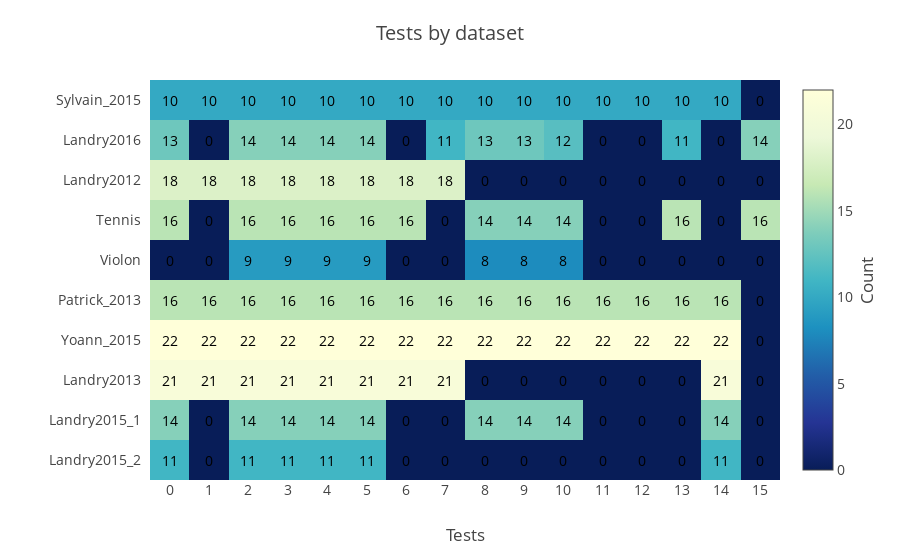

Notebook code cell kept with this figure:
### Markdown cell above
## 4.2. Tests by dataset

### Code cell
muscle_by_dataset = plot_count_by_dataset(
    df_tidy,
    values='muscle',
    index='dataset',
    columns='test',
    ylabel=DATASET_NAMES,
    xtitle='Tests',
    title='Tests by dataset')
py.iplot(muscle_by_dataset, filename='mvc/tests_by_dataset')

### Figure 1 — Plotly figure (JSON) as saved in the notebook; plotly's stock layout.template omitted (floating-point values rounded to 4 significant figures; data arrays with more than 128 entries replaced by an {"elided": "..."} marker saying what was removed)
{"data": [{"colorbar": {"title": "Count", "titleside": "right"}, "colorscale": "YlGnBu", "showscale": true, "type": "heatmap", "x": null, "y": ["Sylvain_2015", "Landry2016", "Landry2012", "Tennis", "Violon", "Patrick_2013", "Yoann_2015", "Landry2013", "Landry2015_1", "Landry2015_2"], "z": {"elided": "10x16 int values"}}], "layout": {"annotations": [{"font": {"color": "#000000"}, "showarrow": false, "text": "10", "x": 0, "xref": "x1", "y": "Sylvain_2015", "yref": "y1"}, {"font": {"color": "#000000"}, "showarrow": false, "text": "10", "x": 1, "xref": "x1", "y": "Sylvain_2015", "yref": "y1"}, {"font": {"color": "#000000"}, "showarrow": false, "text": "10", "x": 2, "xref": "x1", "y": "Sylvain_2015", "yref": "y1"}, {"font": {"color": "#000000"}, "showarrow": false, "text": "10", "x": 3, "xref": "x1", "y": "Sylvain_2015", "yref": "y1"}, {"font": {"color": "#000000"}, "showarrow": false, "text": "10", "x": 4, "xref": "x1", "y": "Sylvain_2015", "yref": "y1"}, {"font": {"color": "#000000"}, "showarrow": false, "text": "10", "x": 5, "xref": "x1", "y": "Sylvain_2015", "yref": "y1"}, {"font": {"color": "#000000"}, "showarrow": false, "text": "10", "x": 6, "xref": "x1", "y": "Sylvain_2015", "yref": "y1"}, {"font": {"color": "#000000"}, "showarrow": false, "text": "10", "x": 7, "xref": "x1", "y": "Sylvain_2015", "yref": "y1"}, {"font": {"color": "#000000"}, "showarrow": false, "text": "10", "x": 8, "xref": "x1", "y": "Sylvain_2015", "yref": "y1"}, {"font": {"color": "#000000"}, "showarrow": false, "text": "10", "x": 9, "xref": "x1", "y": "Sylvain_2015", "yref": "y1"}, {"font": {"color": "#000000"}, "showarrow": false, "text": "10", "x": 10, "xref": "x1", "y": "Sylvain_2015", "yref": "y1"}, {"font": {"color": "#000000"}, "showarrow": false, "text": "10", "x": 11, "xref": "x1", "y": "Sylvain_2015", "yref": "y1"}, {"font": {"color": "#000000"}, "showarrow": false, "text": "10", "x": 12, "xref": "x1", "y": "Sylvain_2015", "yref": "y1"}, {"font": {"color": "#000000"}, "showarrow": false, "text": "10", "x": 13, "xref": "x1", "y": "Sylvain_2015", "yref": "y1"}, {"font": {"color": "#000000"}, "showarrow": false, "text": "10", "x": 14, "xref": "x1", "y": "Sylvain_2015", "yref": "y1"}, {"font": {"color": "#000000"}, "showarrow": false, "text": "0", "x": 15, "xref": "x1", "y": "Sylvain_2015", "yref": "y1"}, {"font": {"color": "#000000"}, "showarrow": false, "text": "13", "x": 0, "xref": "x1", "y": "Landry2016", "yref": "y1"}, {"font": {"color": "#000000"}, "showarrow": false, "text": "0", "x": 1, "xref": "x1", "y": "Landry2016", "yref": "y1"}, {"font": {"color": "#000000"}, "showarrow": false, "text": "14", "x": 2, "xref": "x1", "y": "Landry2016", "yref": "y1"}, {"font": {"color": "#000000"}, "showarrow": false, "text": "14", "x": 3, "xref": "x1", "y": "Landry2016", "yref": "y1"}, {"font": {"color": "#000000"}, "showarrow": false, "text": "14", "x": 4, "xref": "x1", "y": "Landry2016", "yref": "y1"}, {"font": {"color": "#000000"}, "showarrow": false, "text": "14", "x": 5, "xref": "x1", "y": "Landry2016", "yref": "y1"}, {"font": {"color": "#000000"}, "showarrow": false, "text": "0", "x": 6, "xref": "x1", "y": "Landry2016", "yref": "y1"}, {"font": {"color": "#000000"}, "showarrow": false, "text": "11", "x": 7, "xref": "x1", "y": "Landry2016", "yref": "y1"}, {"font": {"color": "#000000"}, "showarrow": false, "text": "13", "x": 8, "xref": "x1", "y": "Landry2016", "yref": "y1"}, {"font": {"color": "#000000"}, "showarrow": false, "text": "13", "x": 9, "xref": "x1", "y": "Landry2016", "yref": "y1"}, {"font": {"color": "#000000"}, "showarrow": false, "text": "12", "x": 10, "xref": "x1", "y": "Landry2016", "yref": "y1"}, {"font": {"color": "#000000"}, "showarrow": false, "text": "0", "x": 11, "xref": "x1", "y": "Landry2016", "yref": "y1"}, {"font": {"color": "#000000"}, "showarrow": false, "text": "0", "x": 12, "xref": "x1", "y": "Landry2016", "yref": "y1"}, {"font": {"color": "#000000"}, "showarrow": false, "text": "11", "x": 13, "xref": "x1", "y": "Landry2016", "yref": "y1"}, {"font": {"color": "#000000"}, "showarrow": false, "text": "0", "x": 14, "xref": "x1", "y": "Landry2016", "yref": "y1"}, {"font": {"color": "#000000"}, "showarrow": false, "text": "14", "x": 15, "xref": "x1", "y": "Landry2016", "yref": "y1"}, {"font": {"color": "#000000"}, "showarrow": false, "text": "18", "x": 0, "xref": "x1", "y": "Landry2012", "yref": "y1"}, {"font": {"color": "#000000"}, "showarrow": false, "text": "18", "x": 1, "xref": "x1", "y": "Landry2012", "yref": "y1"}, {"font": {"color": "#000000"}, "showarrow": false, "text": "18", "x": 2, "xref": "x1", "y": "Landry2012", "yref": "y1"}, {"font": {"color": "#000000"}, "showarrow": false, "text": "18", "x": 3, "xref": "x1", "y": "Landry2012", "yref": "y1"}, {"font": {"color": "#000000"}, "showarrow": false, "text": "18", "x": 4, "xref": "x1", "y": "Landry2012", "yref": "y1"}, {"font": {"color": "#000000"}, "showarrow": false, "text": "18", "x": 5, "xref": "x1", "y": "Landry2012", "yref": "y1"}, {"font": {"color": "#000000"}, "showarrow": false, "text": "18", "x": 6, "xref": "x1", "y": "Landry2012", "yref": "y1"}, {"font": {"color": "#000000"}, "showarrow": false, "text": "18", "x": 7, "xref": "x1", "y": "Landry2012", "yref": "y1"}, {"font": {"color": "#000000"}, "showarrow": false, "text": "0", "x": 8, "xref": "x1", "y": "Landry2012", "yref": "y1"}, {"font": {"color": "#000000"}, "showarrow": false, "text": "0", "x": 9, "xref": "x1", "y": "Landry2012", "yref": "y1"}, {"font": {"color": "#000000"}, "showarrow": false, "text": "0", "x": 10, "xref": "x1", "y": "Landry2012", "yref": "y1"}, {"font": {"color": "#000000"}, "showarrow": false, "text": "0", "x": 11, "xref": "x1", "y": "Landry2012", "yref": "y1"}, {"font": {"color": "#000000"}, "showarrow": false, "text": "0", "x": 12, "xref": "x1", "y": "Landry2012", "yref": "y1"}, {"font": {"color": "#000000"}, "showarrow": false, "text": "0", "x": 13, "xref": "x1", "y": "Landry2012", "yref": "y1"}, {"font": {"color": "#000000"}, "showarrow": false, "text": "0", "x": 14, "xref": "x1", "y": "Landry2012", "yref": "y1"}, {"font": {"color": "#000000"}, "showarrow": false, "text": "0", "x": 15, "xref": "x1", "y": "Landry2012", "yref": "y1"}, {"font": {"color": "#000000"}, "showarrow": false, "text": "16", "x": 0, "xref": "x1", "y": "Tennis", "yref": "y1"}, {"font": {"color": "#000000"}, "showarrow": false, "text": "0", "x": 1, "xref": "x1", "y": "Tennis", "yref": "y1"}, {"font": {"color": "#000000"}, "showarrow": false, "text": "16", "x": 2, "xref": "x1", "y": "Tennis", "yref": "y1"}, {"font": {"color": "#000000"}, "showarrow": false, "text": "16", "x": 3, "xref": "x1", "y": "Tennis", "yref": "y1"}, {"font": {"color": "#000000"}, "showarrow": false, "text": "16", "x": 4, "xref": "x1", "y": "Tennis", "yref": "y1"}, {"font": {"color": "#000000"}, "showarrow": false, "text": "16", "x": 5, "xref": "x1", "y": "Tennis", "yref": "y1"}, {"font": {"color": "#000000"}, "showarrow": false, "text": "16", "x": 6, "xref": "x1", "y": "Tennis", "yref": "y1"}, {"font": {"color": "#000000"}, "showarrow": false, "text": "0", "x": 7, "xref": "x1", "y": "Tennis", "yref": "y1"}, {"font": {"color": "#000000"}, "showarrow": false, "text": "14", "x": 8, "xref": "x1", "y": "Tennis", "yref": "y1"}, {"font": {"color": "#000000"}, "showarrow": false, "text": "14", "x": 9, "xref": "x1", "y": "Tennis", "yref": "y1"}, {"font": {"color": "#000000"}, "showarrow": false, "text": "14", "x": 10, "xref": "x1", "y": "Tennis", "yref": "y1"}, {"font": {"color": "#000000"}, "showarrow": false, "text": "0", "x": 11, "xref": "x1", "y": "Tennis", "yref": "y1"}, {"font": {"color": "#000000"}, "showarrow": false, "text": "0", "x": 12, "xref": "x1", "y": "Tennis", "yref": "y1"}, {"font": {"color": "#000000"}, "showarrow": false, "text": "16", "x": 13, "xref": "x1", "y": "Tennis", "yref": "y1"}, {"font": {"color": "#000000"}, "showarrow": false, "text": "0", "x": 14, "xref": "x1", "y": "Tennis", "yref": "y1"}, {"font": {"color": "#000000"}, "showarrow": false, "text": "16", "x": 15, "xref": "x1", "y": "Tennis", "yref": "y1"}, {"font": {"color": "#000000"}, "showarrow": false, "text": "0", "x": 0, "xref": "x1", "y": "Violon", "yref": "y1"}, {"font": {"color": "#000000"}, "showarrow": false, "text": "0", "x": 1, "xref": "x1", "y": "Violon", "yref": "y1"}, {"font": {"color": "#000000"}, "showarrow": false, "text": "9", "x": 2, "xref": "x1", "y": "Violon", "yref": "y1"}, {"font": {"color": "#000000"}, "showarrow": false, "text": "9", "x": 3, "xref": "x1", "y": "Violon", "yref": "y1"}, {"font": {"color": "#000000"}, "showarrow": false, "text": "9", "x": 4, "xref": "x1", "y": "Violon", "yref": "y1"}, {"font": {"color": "#000000"}, "showarrow": false, "text": "9", "x": 5, "xref": "x1", "y": "Violon", "yref": "y1"}, {"font": {"color": "#000000"}, "showarrow": false, "text": "0", "x": 6, "xref": "x1", "y": "Violon", "yref": "y1"}, {"font": {"color": "#000000"}, "showarrow": false, "text": "0", "x": 7, "xref": "x1", "y": "Violon", "yref": "y1"}, {"font": {"color": "#000000"}, "showarrow": false, "text": "8", "x": 8, "xref": "x1", "y": "Violon", "yref": "y1"}, {"font": {"color": "#000000"}, "showarrow": false, "text": "8", "x": 9, "xref": "x1", "y": "Violon", "yref": "y1"}, {"font": {"color": "#000000"}, "showarrow": false, "text": "8", "x": 10, "xref": "x1", "y": "Violon", "yref": "y1"}, {"font": {"color": "#000000"}, "showarrow": false, "text": "0", "x": 11, "xref": "x1", "y": "Violon", "yref": "y1"}, {"font": {"color": "#000000"}, "showarrow": false, "text": "0", "x": 12, "xref": "x1", "y": "Violon", "yref": "y1"}, {"font": {"color": "#000000"}, "showarrow": false, "text": "0", "x": 13, "xref": "x1", "y": "Violon", "yref": "y1"}, {"font": {"color": "#000000"}, "showarrow": false, "text": "0", "x": 14, "xref": "x1", "y": "Violon", "yref": "y1"}, {"font": {"color": "#000000"}, "showarrow": false, "text": "0", "x": 15, "xref": "x1", "y": "Violon", "yref": "y1"}, {"font": {"color": "#000000"}, "showarrow": false, "text": "16", "x": 0, "xref": "x1", "y": "Patrick_2013", "yref": "y1"}, {"font": {"color": "#000000"}, "showarrow": false, "text": "16", "x": 1, "xref": "x1", "y": "Patrick_2013", "yref": "y1"}, {"font": {"color": "#000000"}, "showarrow": false, "text": "16", "x": 2, "xref": "x1", "y": "Patrick_2013", "yref": "y1"}, {"font": {"color": "#000000"}, "showarrow": false, "text": "16", "x": 3, "xref": "x1", "y": "Patrick_2013", "yref": "y1"}, {"font": {"color": "#000000"}, "showarrow": false, "text": "16", "x": 4, "xref": "x1", "y": "Patrick_2013", "yref": "y1"}, {"font": {"color": "#000000"}, "showarrow": false, "text": "16", "x": 5, "xref": "x1", "y": "Patrick_2013", "yref": "y1"}, {"font": {"color": "#000000"}, "showarrow": false, "text": "16", "x": 6, "xref": "x1", "y": "Patrick_2013", "yref": "y1"}, {"font": {"color": "#000000"}, "showarrow": false, "text": "16", "x": 7, "xref": "x1", "y": "Patrick_2013", "yref": "y1"}, {"font": {"color": "#000000"}, "showarrow": false, "text": "16", "x": 8, "xref": "x1", "y": "Patrick_2013", "yref": "y1"}, {"font": {"color": "#000000"}, "showarrow": false, "text": "16", "x": 9, "xref": "x1", "y": "Patrick_2013", "yref": "y1"}, {"font": {"color": "#000000"}, "showarrow": false, "text": "16", "x": 10, "xref": "x1", "y": "Patrick_2013", "yref": "y1"}, {"font": {"color": "#000000"}, "showarrow": false, "text": "16", "x": 11, "xref": "x1", "y": "Patrick_2013", "yref": "y1"}, {"font": {"color": "#000000"}, "showarrow": false, "text": "16", "x": 12, "xref": "x1", "y": "Patrick_2013", "yref": "y1"}, {"font": {"color": "#000000"}, "showarrow": false, "text": "16", "x": 13, "xref": "x1", "y": "Patrick_2013", "yref": "y1"}, {"font": {"color": "#000000"}, "showarrow": false, "text": "16", "x": 14, "xref": "x1", "y": "Patrick_2013", "yref": "y1"}, {"font": {"color": "#000000"}, "showarrow": false, "text": "0", "x": 15, "xref": "x1", "y": "Patrick_2013", "yref": "y1"}, {"font": {"color": "#000000"}, "showarrow": false, "text": "22", "x": 0, "xref": "x1", "y": "Yoann_2015", "yref": "y1"}, {"font": {"color": "#000000"}, "showarrow": false, "text": "22", "x": 1, "xref": "x1", "y": "Yoann_2015", "yref": "y1"}, {"font": {"color": "#000000"}, "showarrow": false, "text": "22", "x": 2, "xref": "x1", "y": "Yoann_2015", "yref": "y1"}, {"font": {"color": "#000000"}, "showarrow": false, "text": "22", "x": 3, "xref": "x1", "y": "Yoann_2015", "yref": "y1"}, {"font": {"color": "#000000"}, "showarrow": false, "text": "22", "x": 4, "xref": "x1", "y": "Yoann_2015", "yref": "y1"}, {"font": {"color": "#000000"}, "showarrow": false, "text": "22", "x": 5, "xref": "x1", "y": "Yoann_2015", "yref": "y1"}, {"font": {"color": "#000000"}, "showarrow": false, "text": "22", "x": 6, "xref": "x1", "y": "Yoann_2015", "yref": "y1"}, {"font": {"color": "#000000"}, "showarrow": false, "text": "22", "x": 7, "xref": "x1", "y": "Yoann_2015", "yref": "y1"}, {"font": {"color": "#000000"}, "showarrow": false, "text": "22", "x": 8, "xref": "x1", "y": "Yoann_2015", "yref": "y1"}, {"font": {"color": "#000000"}, "showarrow": false, "text": "22", "x": 9, "xref": "x1", "y": "Yoann_2015", "yref": "y1"}, {"font": {"color": "#000000"}, "showarrow": false, "text": "22", "x": 10, "xref": "x1", "y": "Yoann_2015", "yref": "y1"}, {"font": {"color": "#000000"}, "showarrow": false, "text": "22", "x": 11, "xref": "x1", "y": "Yoann_2015", "yref": "y1"}, {"font": {"color": "#000000"}, "showarrow": false, "text": "22", "x": 12, "xref": "x1", "y": "Yoann_2015", "yref": "y1"}, {"font": {"color": "#000000"}, "showarrow": false, "text": "22", "x": 13, "xref": "x1", "y": "Yoann_2015", "yref": "y1"}, {"font": {"color": "#000000"}, "showarrow": false, "text": "22", "x": 14, "xref": "x1", "y": "Yoann_2015", "yref": "y1"}, {"font": {"color": "#000000"}, "showarrow": false, "text": "0", "x": 15, "xref": "x1", "y": "Yoann_2015", "yref": "y1"}, {"font": {"color": "#000000"}, "showarrow": false, "text": "21", "x": 0, "xref": "x1", "y": "Landry2013", "yref": "y1"}, {"font": {"color": "#000000"}, "showarrow": false, "text": "21", "x": 1, "xref": "x1", "y": "Landry2013", "yref": "y1"}, {"font": {"color": "#000000"}, "showarrow": false, "text": "21", "x": 2, "xref": "x1", "y": "Landry2013", "yref": "y1"}, {"font": {"color": "#000000"}, "showarrow": false, "text": "21", "x": 3, "xref": "x1", "y": "Landry2013", "yref": "y1"}, {"font": {"color": "#000000"}, "showarrow": false, "text": "21", "x": 4, "xref": "x1", "y": "Landry2013", "yref": "y1"}, {"font": {"color": "#000000"}, "showarrow": false, "text": "21", "x": 5, "xref": "x1", "y": "Landry2013", "yref": "y1"}, {"font": {"color": "#000000"}, "showarrow": false, "text": "21", "x": 6, "xref": "x1", "y": "Landry2013", "yref": "y1"}, {"font": {"color": "#000000"}, "showarrow": false, "text": "21", "x": 7, "xref": "x1", "y": "Landry2013", "yref": "y1"}, {"font": {"color": "#000000"}, "showarrow": false, "text": "0", "x": 8, "xref": "x1", "y": "Landry2013", "yref": "y1"}, {"font": {"color": "#000000"}, "showarrow": false, "text": "0", "x": 9, "xref": "x1", "y": "Landry2013", "yref": "y1"}, {"font": {"color": "#000000"}, "showarrow": false, "text": "0", "x": 10, "xref": "x1", "y": "Landry2013", "yref": "y1"}, {"font": {"color": "#000000"}, "showarrow": false, "text": "0", "x": 11, "xref": "x1", "y": "Landry2013", "yref": "y1"}, {"font": {"color": "#000000"}, "showarrow": false, "text": "0", "x": 12, "xref": "x1", "y": "Landry2013", "yref": "y1"}, {"font": {"color": "#000000"}, "showarrow": false, "text": "0", "x": 13, "xref": "x1", "y": "Landry2013", "yref": "y1"}, {"font": {"color": "#000000"}, "showarrow": false, "text": "21", "x": 14, "xref": "x1", "y": "Landry2013", "yref": "y1"}, {"font": {"color": "#000000"}, "showarrow": false, "text": "0", "x": 15, "xref": "x1", "y": "Landry2013", "yref": "y1"}, {"font": {"color": "#000000"}, "showarrow": false, "text": "14", "x": 0, "xref": "x1", "y": "Landry2015_1", "yref": "y1"}, {"font": {"color": "#000000"}, "showarrow": false, "text": "0", "x": 1, "xref": "x1", "y": "Landry2015_1", "yref": "y1"}, {"font": {"color": "#000000"}, "showarrow": false, "text": "14", "x": 2, "xref": "x1", "y": "Landry2015_1", "yref": "y1"}, {"font": {"color": "#000000"}, "showarrow": false, "text": "14", "x": 3, "xref": "x1", "y": "Landry2015_1", "yref": "y1"}, {"font": {"color": "#000000"}, "showarrow": false, "text": "14", "x": 4, "xref": "x1", "y": "Landry2015_1", "yref": "y1"}, {"font": {"color": "#000000"}, "showarrow": false, "text": "14", "x": 5, "xref": "x1", "y": "Landry2015_1", "yref": "y1"}, {"font": {"color": "#000000"}, "showarrow": false, "text": "0", "x": 6, "xref": "x1", "y": "Landry2015_1", "yref": "y1"}, {"font": {"color": "#000000"}, "showarrow": false, "text": "0", "x": 7, "xref": "x1", "y": "Landry2015_1", "yref": "y1"}, {"font": {"color": "#000000"}, "showarrow": false, "text": "14", "x": 8, "xref": "x1", "y": "Landry2015_1", "yref": "y1"}, {"font": {"color": "#000000"}, "showarrow": false, "text": "14", "x": 9, "xref": "x1", "y": "Landry2015_1", "yref": "y1"}, {"font": {"color": "#000000"}, "showarrow": false, "text": "14", "x": 10, "xref": "x1", "y": "Landry2015_1", "yref": "y1"}, {"font": {"color": "#000000"}, "showarrow": false, "text": "0", "x": 11, "xref": "x1", "y": "Landry2015_1", "yref": "y1"}, {"font": {"color": "#000000"}, "showarrow": false, "text": "0", "x": 12, "xref": "x1", "y": "Landry2015_1", "yref": "y1"}, {"font": {"color": "#000000"}, "showarrow": false, "text": "0", "x": 13, "xref": "x1", "y": "Landry2015_1", "yref": "y1"}, {"font": {"color": "#000000"}, "showarrow": false, "text": "14", "x": 14, "xref": "x1", "y": "Landry2015_1", "yref": "y1"}, {"font": {"color": "#000000"}, "showarrow": false, "text": "0", "x": 15, "xref": "x1", "y": "Landry2015_1", "yref": "y1"}, {"font": {"color": "#000000"}, "showarrow": false, "text": "11", "x": 0, "xref": "x1", "y": "Landry2015_2", "yref": "y1"}, {"font": {"color": "#000000"}, "showarrow": false, "text": "0", "x": 1, "xref": "x1", "y": "Landry2015_2", "yref": "y1"}, {"font": {"color": "#000000"}, "showarrow": false, "text": "11", "x": 2, "xref": "x1", "y": "Landry2015_2", "yref": "y1"}, {"font": {"color": "#000000"}, "showarrow": false, "text": "11", "x": 3, "xref": "x1", "y": "Landry2015_2", "yref": "y1"}, {"font": {"color": "#000000"}, "showarrow": false, "text": "11", "x": 4, "xref": "x1", "y": "Landry2015_2", "yref": "y1"}, {"font": {"color": "#000000"}, "showarrow": false, "text": "11", "x": 5, "xref": "x1", "y": "Landry2015_2", "yref": "y1"}, {"font": {"color": "#000000"}, "showarrow": false, "text": "0", "x": 6, "xref": "x1", "y": "Landry2015_2", "yref": "y1"}, {"font": {"color": "#000000"}, "showarrow": false, "text": "0", "x": 7, "xref": "x1", "y": "Landry2015_2", "yref": "y1"}, {"font": {"color": "#000000"}, "showarrow": false, "text": "0", "x": 8, "xref": "x1", "y": "Landry2015_2", "yref": "y1"}, {"font": {"color": "#000000"}, "showarrow": false, "text": "0", "x": 9, "xref": "x1", "y": "Landry2015_2", "yref": "y1"}, {"font": {"color": "#000000"}, "showarrow": false, "text": "0", "x": 10, "xref": "x1", "y": "Landry2015_2", "yref": "y1"}, {"font": {"color": "#000000"}, "showarrow": false, "text": "0", "x": 11, "xref": "x1", "y": "Landry2015_2", "yref": "y1"}, {"font": {"color": "#000000"}, "showarrow": false, "text": "0", "x": 12, "xref": "x1", "y": "Landry2015_2", "yref": "y1"}, {"font": {"color": "#000000"}, "showarrow": false, "text": "0", "x": 13, "xref": "x1", "y": "Landry2015_2", "yref": "y1"}, {"font": {"color": "#000000"}, "showarrow": false, "text": "11", "x": 14, "xref": "x1", "y": "Landry2015_2", "yref": "y1"}, {"font": {"color": "#000000"}, "showarrow": false, "text": "0", "x": 15, "xref": "x1", "y": "Landry2015_2", "yref": "y1"}], "font": {"size": 14}, "hovermode": "closest", "margin": {"b": 80, "l": 150, "pad": 0, "r": 80, "t": 80}, "title": "Tests by dataset", "xaxis": {"dtick": 1, "gridcolor": "rgb(0, 0, 0)", "side": "bottom", "ticks": "", "title": "Tests"}, "yaxis": {"autorange": "reversed", "dtick": 1, "ticks": "", "ticksuffix": "  ", "title": null}}}
